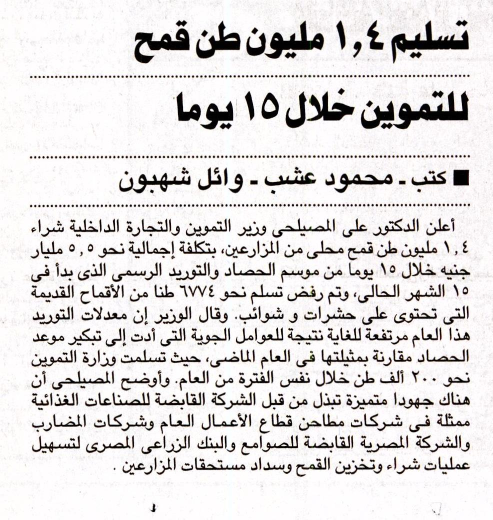
#> input picture Tesseract_Tutorial/E01/2018-05-01_1b00f136-cbff-4af1-a82e-88af2bb721320.jpg, 985 x 1039 px, found by its file name (shown at 1/2 size)
$ jupyter execute --allow-errors Tesseract_OCR_Tutorial_E01.ipynb   (shell and % lines are left out)
#> lines starting #> are read from the running program, lines starting #| are printed output that depends on the picture; after the words box and inside, x2 and y2 are one past the last pixel; in counts of white or black regions, pixels touching at a corner belong together
#**Tesseract OCR Tutorial**
##Episode 01: Extract text from image using Tesseract OCR checkedpoints
- This epiosde covers:
  - Install Tesseract
  - Best Multi-lingaul checkpoints
  - Extract text from image using command-line.
  - Improve the model's output accurecy.
  - Using Python wrapper (pytesseract).
  - Detect text from multilingaul image.

###(1) Introduction
- Tesseract is a multilingaul model which covers ~124 languages.
- Recent version of Tesseract is trained on Nural Network with LSTM (prefer to use v4 and later)
- Tesseract command-line supports two use two diffrent training methor using the hyperparamter **--oem 1** for LSTM, and **--oem 1** for Legacy Tesseract (old version).
- Information about command line could be found on https://tesseract-ocr.github.io/tessdoc/Command-Line-Usage.html
- Best multilingual checkpoints could be found on https://github.com/tesseract-ocr/tessdata_best
- More infroamtion form training could be found on https://static.googleusercontent.com/media/research.google.com/en//pubs/archive/33418.pdf

###(2) Install Tesseract

###(3) Download best checkpoints

[cell 1]
# Download the best checkpoint from Tesseract github

###(4)Extract text from image using commandline

[cell 2]
#This a function that helps you to show the image on your notebook
from matplotlib import pyplot as plt
from PIL import Image
def show_image(img):
    im=Image.open(img)
#> im is the input picture: PIL image 985x1039 RGB; mean R, G, B 224.4, 221.7, 221.7
    print(im.width, im.height, im.mode, im.format, type(im))
#| 985 1039 RGB JPEG <class 'PIL.JpegImagePlugin.JpegImageFile'>
    return im

[cell 3]
image="/content/2018-05-01_1b00f136-cbff-4af1-a82e-88af2bb721320.jpg"
show_image(image)

**Important paramaters**
- Use --oem 1 for LSTM, --oem 0 for Legacy Tesseract. default value is LSTM (0) from version 3 and 4
- psm (page segmentaion mode) more details could be found on https://pyimagesearch.com/2021/11/15/tesseract-page-segmentation-modes-psms-explained-how-to-improve-your-ocr-accuracy/
```bash
  pagesegmode values are:
  0 = Orientation and script detection (OSD) only.
  1 = Automatic page segmentation with OSD.
  2 = Automatic page segmentation, but no OSD, or OCR
  3 = Fully automatic page segmentation, but no OSD. (Default)
  4 = Assume a single column of text of variable sizes.
  5 = Assume a single uniform block of vertically aligned text.
  6 = Assume a single uniform block of text.
  7 = Treat the image as a single text line.
  8 = Treat the image as a single word.
  9 = Treat the image as a single word in a circle.
  10 = Treat the image as a single character.
```

[cell 4]
output_text=image[:-4]

#> (a cell that did not finish here is left out)

###(5) Improve the model's output accurecy.

**Method1: clean the image and convert it to white and black; find best rotation angle**

[cell 6]
import sys
import matplotlib.pyplot as plt
import numpy as np
from PIL import Image as im
from scipy.ndimage import interpolation as inter
#Find best rotation angle
def find_score(arr, angle):
    data = inter.rotate(arr, angle, reshape=False, order=0)
    hist = np.sum(data, axis=1)
    score = np.sum((hist[1:] - hist[:-1]) ** 2)
    return hist, score
#clean the image and convert it to white and black image
def image_cleaner(input_file):
  # input_file = sys.argv[1]
  img = im.open(input_file)
  # convert to binary
  wd, ht = img.size
#> wd = 985; ht = 1039
  pix = np.array(img.convert('1').getdata(), np.uint8)
  bin_img = 1 - (pix.reshape((ht, wd)) / 255.0)
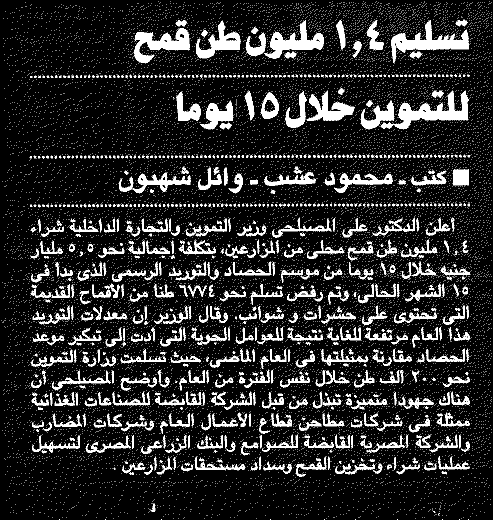
#> bin_img: shape (1039, 985) float64 (shown at 1/2 size); values 0 (black) and 1 (white), 12.8% white; 16802 white regions (16343 under 20 px), largest, box (x1, y1, x2, y2) and area: (761, 181, 938, 259) 4405, (782, 40, 938, 127) 4107, (268, 56, 379, 127) 3416
  # plt.imshow(bin_img, cmap='gray')
  # plt.savefig('binary.png')

  delta = 1
  limit = 5
  angles = np.arange(-limit, limit+delta, delta)
  scores = []
  for angle in angles:
      hist, score = find_score(bin_img, angle)
      scores.append(score)
#> this loop made 11 passes
#> score on passes 1 to 11: 127702, 150590, 143091, 180867, 308376, 1972354, 240955, 158249, 139740, 130218, 124558
#> pass 1, in find_score, `data = inter.rotate(arr, angle, reshape=False, order=0)`:
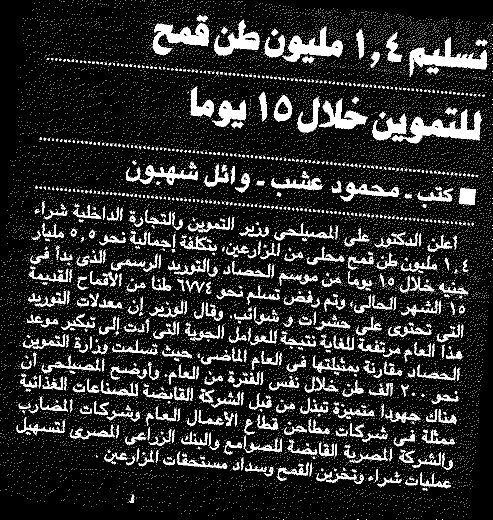
#> data: shape (1039, 985) float64 (shown at 1/2 size); values 0 (black) and 1 (white), 12.7% white; 16111 white regions (15646 under 20 px), largest, box (x1, y1, x2, y2) and area: (783, 218, 964, 287) 4409, (818, 74, 974, 154) 4104, (305, 47, 418, 111) 3411
#> pass 2, in find_score (call 2), `data = inter.rotate(arr, angle, reshape=False, order=0)`:
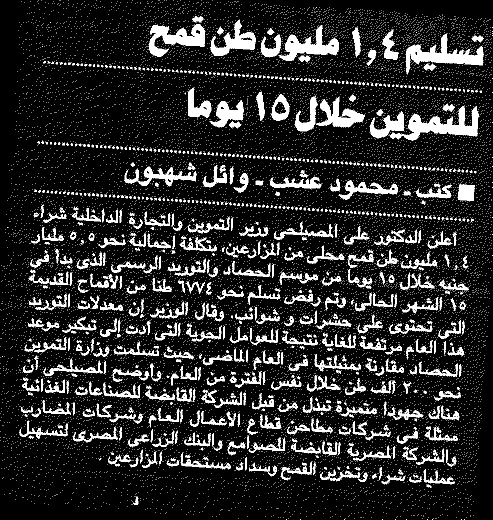
#> data: shape (1039, 985) float64 (shown at 1/2 size); values 0 (black) and 1 (white), 12.7% white; 16306 white regions (15846 under 20 px), largest, box (x1, y1, x2, y2) and area: (779, 211, 959, 282) 4400, (811, 67, 967, 149) 4102, (297, 48, 410, 114) 3415
#> pass 3, in find_score (call 3), `data = inter.rotate(arr, angle, reshape=False, order=0)`:
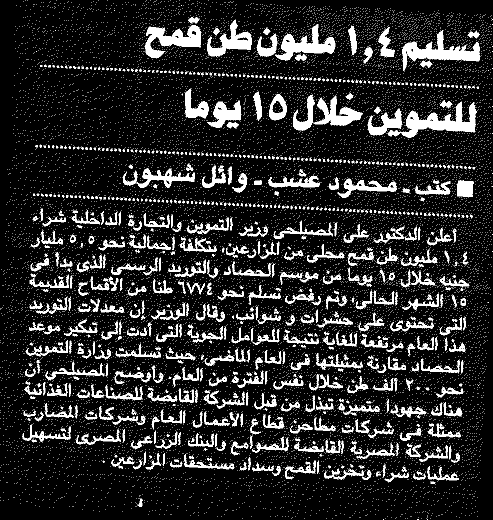
#> data: shape (1039, 985) float64 (shown at 1/2 size); values 0 (black) and 1 (white), 12.8% white; 16440 white regions (15984 under 20 px), largest, box (x1, y1, x2, y2) and area: (775, 203, 954, 276) 4402, (804, 60, 960, 143) 4104, (290, 50, 402, 117) 3416
#> after the loop, scores = [127702, 150590, 143091, 180867, 308376, 1972354, 240955, 158249, 139740, 130218, 124558]
  best_score = max(scores)
#> best_score = 1972354
  best_angle = angles[scores.index(best_score)]
#> best_angle = 0
  print('Best angle:', best_angle)
#| Best angle: 0
  # correct skew
  data = inter.rotate(bin_img, best_angle, reshape=False, order=0)
  img = im.fromarray((255 * data).astype("uint8")).convert("RGB")
  img.save(input_file[:-3]+'png', dpi=(300, 300))

[cell 7]
image_cleaner(image)

[cell 8]
enhanced_image="/content/2018-05-01_1b00f136-cbff-4af1-a82e-88af2bb721320.png"
show_image(enhanced_image)
#| 985 1039 RGB PNG <class 'PIL.PngImagePlugin.PngImageFile'>

[cell 9]
output_text=image[:-4]

#> (a cell that did not finish here is left out)

**Method2: enhance the iamge quality using Open CV library and change dpi to 600**

[cell 11]
import glob, os
import cv2
import numpy as np
from PIL import Image
def enhance_image(f):
  print (f)
  # os.system("python clean_image.py "+f)
  image = cv2.imread(f)
  # g = cv2.threshold(image, 0, 255, cv2.THRESH_BINARY + cv2.THRESH_OTSU)[1]
  # # gray = cv2.cvtColor(image, cv2.COLOR_BGR2GRAY)
  # print (g.shape)
  # cv2.imshow('Gray image', gray)
  image = cv2.resize(image, None, fx=1.2, fy=1.2, interpolation=cv2.INTER_CUBIC)
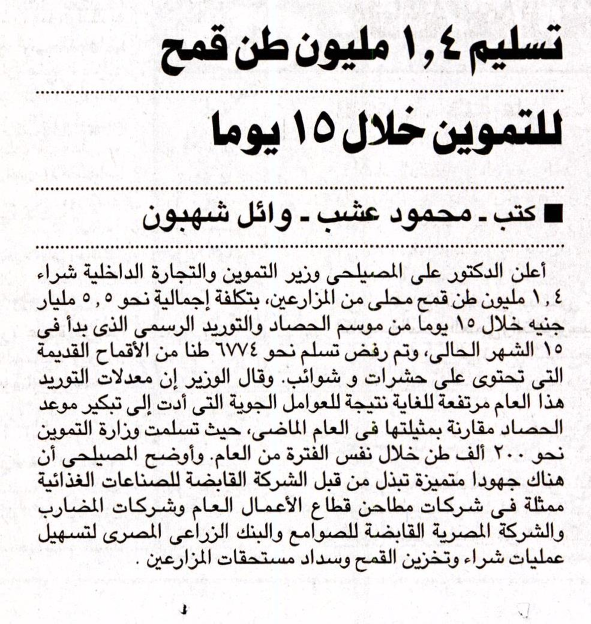
#> image: shape (1247, 1182, 3) (shown at 1/2 size); mean B, G, R 221.7, 221.7, 224.3
  image = cv2.cvtColor(image, cv2.COLOR_BGR2GRAY)
#> image: shape (1247, 1182)
  kernel = np.ones((1, 1), np.uint8)
  image = cv2.dilate(image, kernel, iterations=1)
  image = cv2.erode(image, kernel, iterations=1)
  cv2.threshold(cv2.GaussianBlur(image, (5, 5), 0), 0, 255, cv2.THRESH_BINARY + cv2.THRESH_OTSU)[1]
  # cv2.threshold(cv2.bilateralFilter(image, 5, 75, 75), 0, 255, cv2.THRESH_BINARY + cv2.THRESH_OTSU)[1]
  # cv2.threshold(cv2.medianBlur(image, 3), 0, 255, cv2.THRESH_BINARY + cv2.THRESH_OTSU)[1]
  cv2.adaptiveThreshold(cv2.GaussianBlur(image, (5, 5), 0), 255, cv2.ADAPTIVE_THRESH_GAUSSIAN_C, cv2.THRESH_BINARY, 31, 2)
  # cv2.adaptiveThreshold(cv2.bilateralFilter(image, 9, 75, 75), 255, cv2.ADAPTIVE_THRESH_GAUSSIAN_C, cv2.THRESH_BINARY, 31, 2)
  # cv2.adaptiveThreshold(cv2.medianBlur(image, 3), 255, cv2.ADAPTIVE_THRESH_GAUSSIAN_C, cv2.THRESH_BINARY, 31, 2)
  RGBimage = cv2.cvtColor(image, cv2.COLOR_BGR2RGB)
  PILimage = Image.fromarray(RGBimage)
  PILimage.save(f[:-4]+'_enhanced_600dpi.png',dpi=(600, 600))

$ run again, with arocr_v3/word-segmentation/test.jpg copied over Tesseract_Tutorial/E01/2018-05-01_1b00f136-cbff-4af1-a82e-88af2bb721320.jpg
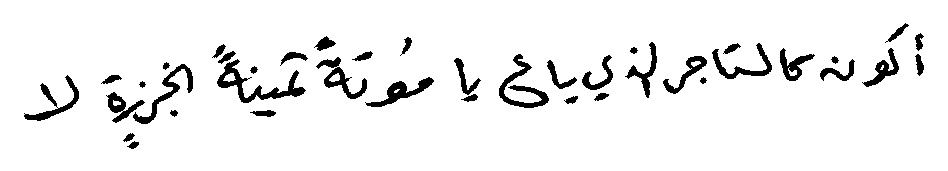
#> input picture arocr_v3/word-segmentation/test.jpg, 948 x 171 px, found by its file name
#> in show_image, im is the input picture: PIL image 948x171 RGB; min 0, max 255, mean 239.4
#| 948 171 RGB JPEG <class 'PIL.JpegImagePlugin.JpegImageFile'>
#> in image_cleaner, `bin_img = 1 - (pix.reshape((ht, wd)) / 255.0)`:
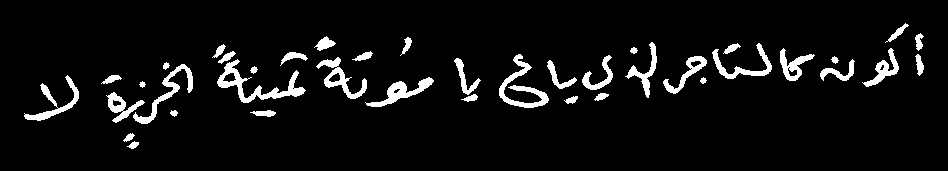
#> bin_img: shape (171, 948) float64; values 0 (black) and 1 (white), 6.1% white; 40 white regions, largest, box (x1, y1, x2, y2) and area: (217, 59, 306, 103) 986, (499, 54, 549, 108) 768, (133, 64, 193, 124) 650
#> the loop in image_cleaner, `for angle in angles:` made 11 passes
#> score on passes 1 to 8: 14744, 9668, 10146, 11534, 10172, 8528, 8660, 9418
#> after the loop in image_cleaner, `for angle in angles:`: scores = [14744, 9668, 10146, 11534, 10172, 8528, 8660, 9418, 7796, 7228, 9023]
#> best_score = 14744
#> best_angle = -5
#| Best angle: -5
#> img: PIL image 948x171 RGB; 6.1% white; 44 white regions (4 under 20 px), largest, box (x1, y1, x2, y2) and area: (218, 38, 306, 83) 986, (498, 58, 548, 113) 771, (132, 39, 195, 95) 651
#| 948 171 RGB PNG <class 'PIL.PngImagePlugin.PngImageFile'>
#> in enhance_image, `image = cv2.resize(image, None, fx=1.2, fy=1.2, interpolation=cv2.INTE..`:
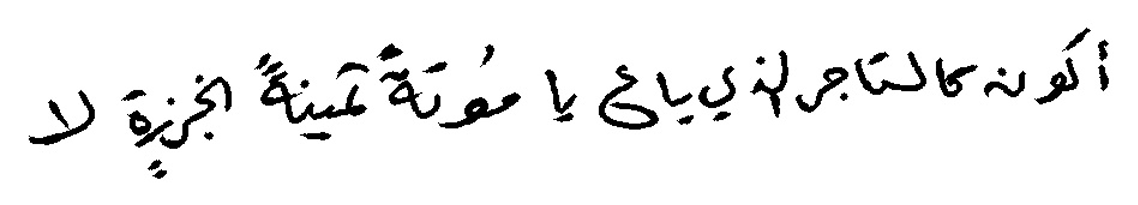
#> image: shape (205, 1138, 3); min 0, max 255, mean 239.3

$ run again, with arocr_v3/word-segmentation/test2.jpg copied over Tesseract_Tutorial/E01/2018-05-01_1b00f136-cbff-4af1-a82e-88af2bb721320.jpg
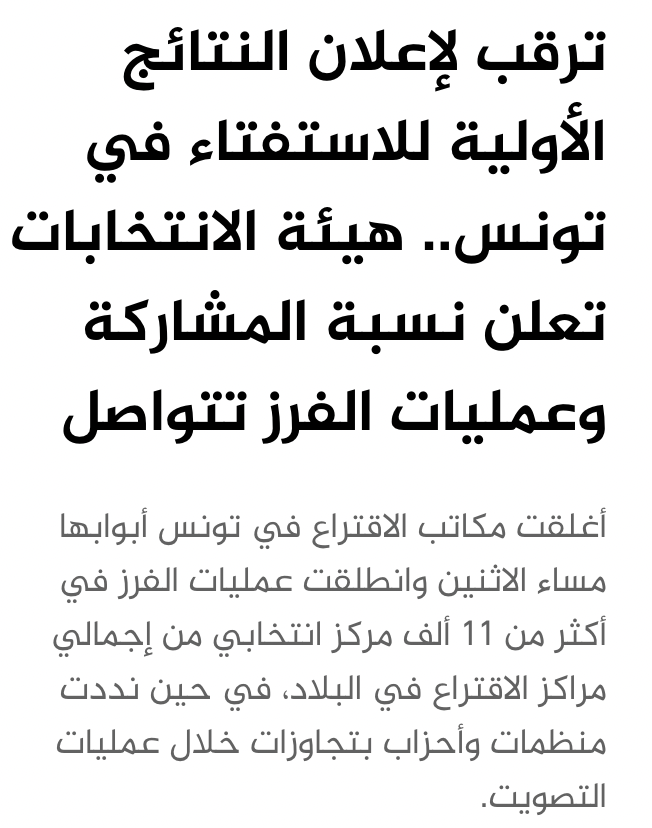
#> input picture arocr_v3/word-segmentation/test2.jpg, 652 x 828 px, found by its file name
#> in show_image, im is the input picture: PIL image 652x828 RGBA; mean R, G, B, A 229.3, 229.3, 229.2, 255
#| 652 828 RGBA PNG <class 'PIL.PngImagePlugin.PngImageFile'>
#> in image_cleaner, `bin_img = 1 - (pix.reshape((ht, wd)) / 255.0)`:
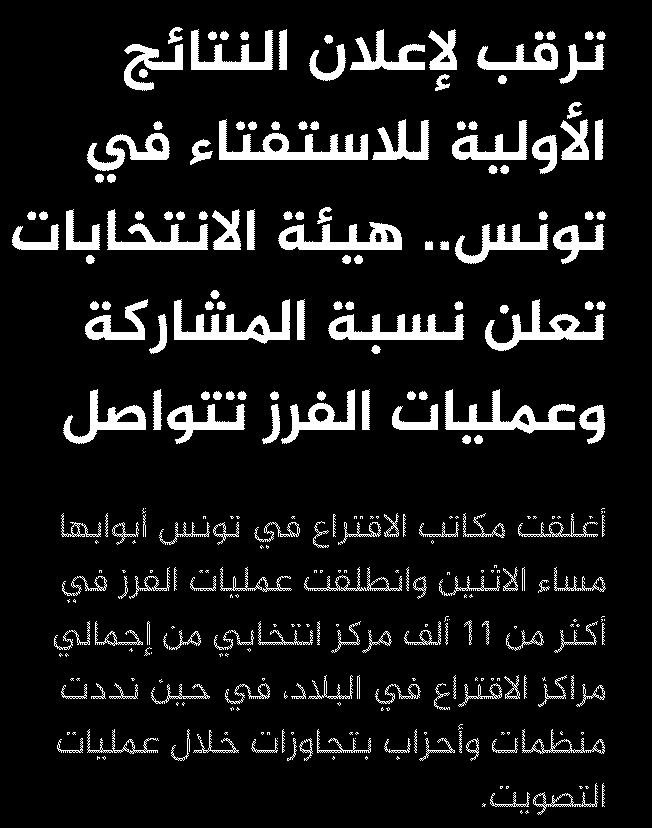
#> bin_img: shape (828, 652) float64; values 0 (black) and 1 (white), 10.1% white; 305 white regions (119 under 20 px), largest, box (x1, y1, x2, y2) and area: (219, 119, 368, 160) 2384, (445, 389, 575, 434) 2117, (174, 299, 290, 344) 2037
#> the loop in image_cleaner, `for angle in angles:` made 11 passes
#> score on passes 1 to 8: 43892, 53057, 62092, 83536, 160812, 1413918, 155618, 91092
#> after the loop in image_cleaner, `for angle in angles:`: scores = [43892, 53057, 62092, 83536, 160812, 1413918, 155618, 91092, 63818, 53376, 49026]
#> best_score = 1413918
#> best_angle = 0
#| Best angle: 0
#| 652 828 RGB PNG <class 'PIL.PngImagePlugin.PngImageFile'>
#> in enhance_image, `image = cv2.resize(image, None, fx=1.2, fy=1.2, interpolation=cv2.INTE..`:
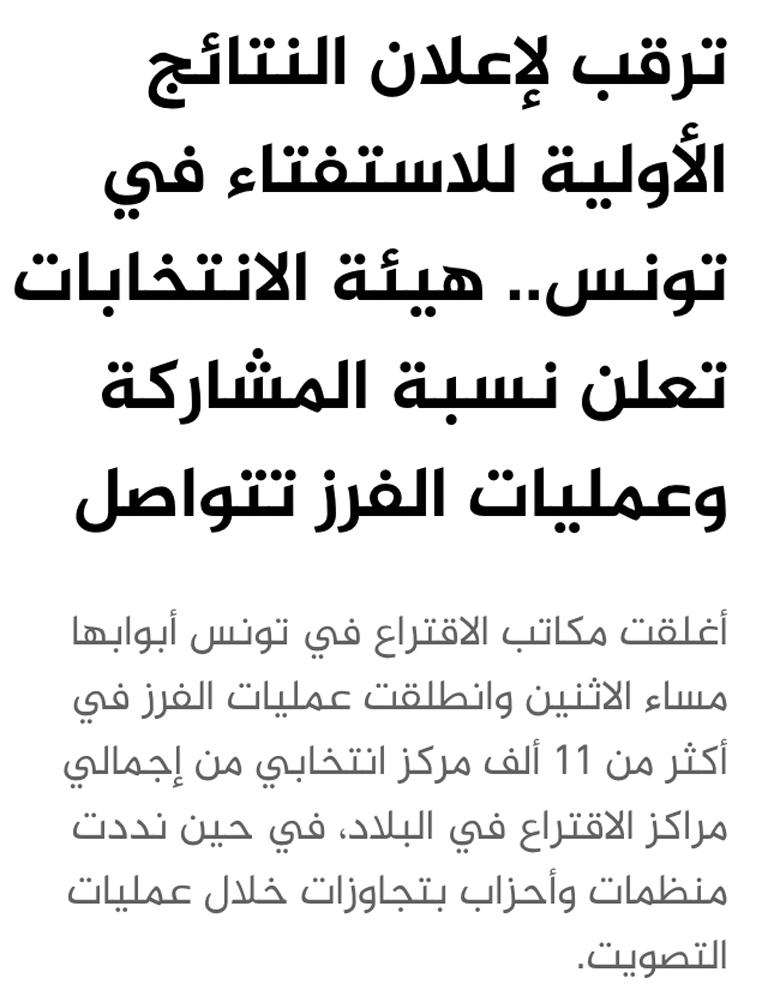
#> image: shape (994, 782, 3); mean B, G, R 229.2, 229.2, 229.2
